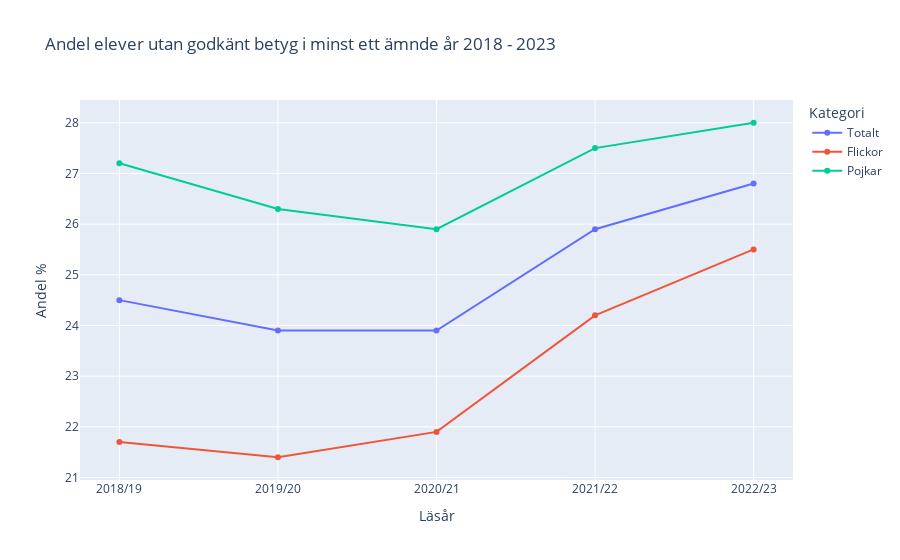

This figure's notebook cell:
### Code cell
# extracting the corretct rows and collumns 
df = pd.read_excel("betyg_o_prov_riksnivå.xlsx", sheet_name="Tabell 1B", header=7, usecols="A, H:J", nrows = 5) 
df.columns = ["Läsår", "Totalt", "Flickor", "Pojkar"] #Renaming header

#changing dataframe to long
df_long = df.melt(id_vars=["Läsår"], var_name="Kategori", value_name = "Andel %")

print(df)

#creating figure
fig = px.line(df_long,
              x="Läsår",
              y="Andel %",
              color = "Kategori",
              markers = True,
              title = "Andel elever utan godkänt betyg i minst ett ämnde år 2018 - 2023")

fig.show()

#Saving figure as html file
fig.write_html("Visualiseringar/antal_ej_godkanda_elever_2018-2023.html")

### Figure 1 — Plotly figure (JSON) as saved in the notebook; plotly's stock layout.template omitted (floating-point values rounded to 4 significant figures)
{"data": [{"hovertemplate": "Kategori=Totalt<br>Läsår=%{x}<br>Andel %=%{y}<extra></extra>", "legendgroup": "Totalt", "line": {"color": "#636efa", "dash": "solid"}, "marker": {"symbol": "circle"}, "mode": "lines+markers", "name": "Totalt", "orientation": "v", "showlegend": true, "type": "scatter", "x": ["2018/19", "2019/20", "2020/21", "2021/22", "2022/23"], "xaxis": "x", "y": [24.5, 23.9, 23.9, 25.9, 26.8], "yaxis": "y"}, {"hovertemplate": "Kategori=Flickor<br>Läsår=%{x}<br>Andel %=%{y}<extra></extra>", "legendgroup": "Flickor", "line": {"color": "#EF553B", "dash": "solid"}, "marker": {"symbol": "circle"}, "mode": "lines+markers", "name": "Flickor", "orientation": "v", "showlegend": true, "type": "scatter", "x": ["2018/19", "2019/20", "2020/21", "2021/22", "2022/23"], "xaxis": "x", "y": [21.7, 21.4, 21.9, 24.2, 25.5], "yaxis": "y"}, {"hovertemplate": "Kategori=Pojkar<br>Läsår=%{x}<br>Andel %=%{y}<extra></extra>", "legendgroup": "Pojkar", "line": {"color": "#00cc96", "dash": "solid"}, "marker": {"symbol": "circle"}, "mode": "lines+markers", "name": "Pojkar", "orientation": "v", "showlegend": true, "type": "scatter", "x": ["2018/19", "2019/20", "2020/21", "2021/22", "2022/23"], "xaxis": "x", "y": [27.2, 26.3, 25.9, 27.5, 28.0], "yaxis": "y"}], "layout": {"legend": {"title": {"text": "Kategori"}, "tracegroupgap": 0}, "title": {"text": "Andel elever utan godkänt betyg i minst ett ämnde år 2018 - 2023"}, "xaxis": {"anchor": "y", "domain": [0, 1], "title": {"text": "Läsår"}}, "yaxis": {"anchor": "x", "domain": [0, 1], "title": {"text": "Andel %"}}}}
